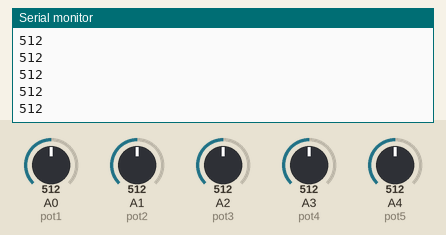
Recording of a sketch running on a simulated Arduino Uno, built with avr-gcc and run on an emulated ATmega328P. Shown: the last lines printed to the serial monitor. Inputs (shaded band) come from the test bench; at power-on: A0 (pot1) = 512, A1 (pot2) = 512, A2 (pot3) = 512, A3 (pot4) = 512, A4 (pot5) = 512.

Above: at 3.3 s.
3.4 s: A0 (pot1) set to 716
6.7 s: A1 (pot2) set to 306
10.0 s: A2 (pot3) set to 992
At 13.0 s:
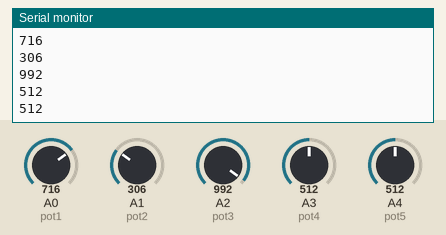
13.3 s: A3 (pot4) set to 30
At 16.1 s:
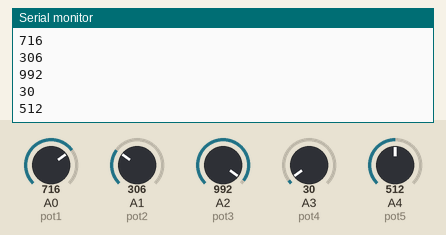
Timing chart, 0 to 17.6 s (numbered marks = the images above; inputs shaded):
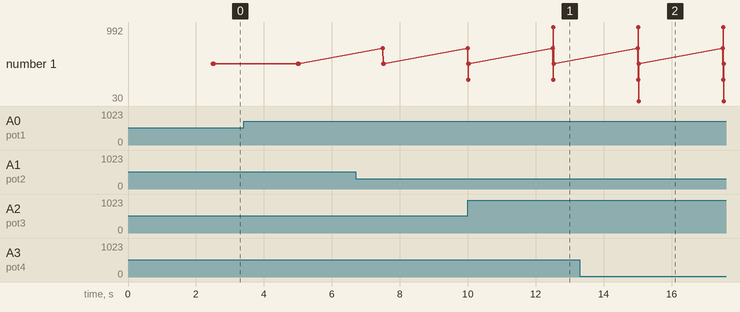

Measured:
- after the input at 10.0 s, the serial monitor: prints a new line after 2.5 s (image 1)
- after the input at 13.3 s, the serial monitor: prints a new line after 1.7 s (image 2)

The sketch:

pot_prueba.ino
```cpp
int pot1 = A0;
int pot2 = A1;
int pot3 = A2;
int pot4 = A3;
int pot5 = A4;

void setup() {
  Serial.begin(9600);
  pinMode(pot1, INPUT);
  pinMode(pot2, INPUT);
  pinMode(pot3, INPUT);
  pinMode(pot4, INPUT);
  pinMode(pot5, INPUT);
}

void loop() {
  int v=analogRead(pot1);
  delay(500);
  int a=analogRead(pot2);
  delay(500);
  int b=analogRead(pot3);
  delay(500);
  int c=analogRead(pot4);
  delay(500);
  int d=analogRead(pot5);
  delay(500);
  int mapping1=map(v, 0, 1023, 0, 255);
  // Serial.println("v1: ");
  Serial.println(v);
  int mapping2=map(a, 0, 1023, 0, 255);
  // Serial.println("v2: ");
  Serial.println(a);
  int mapping3=map(b, 0, 1023, 0, 255);
  // Serial.println("v3: ");
  Serial.println(b);
  int mapping4=map(c, 0, 1023, 0, 255);
  // Serial.println("v4: ");
  Serial.println(c);
  int mapping5=map(d, 0, 1023, 0, 255);
  // Serial.println("v5: ");
  Serial.println(d);
}
```
